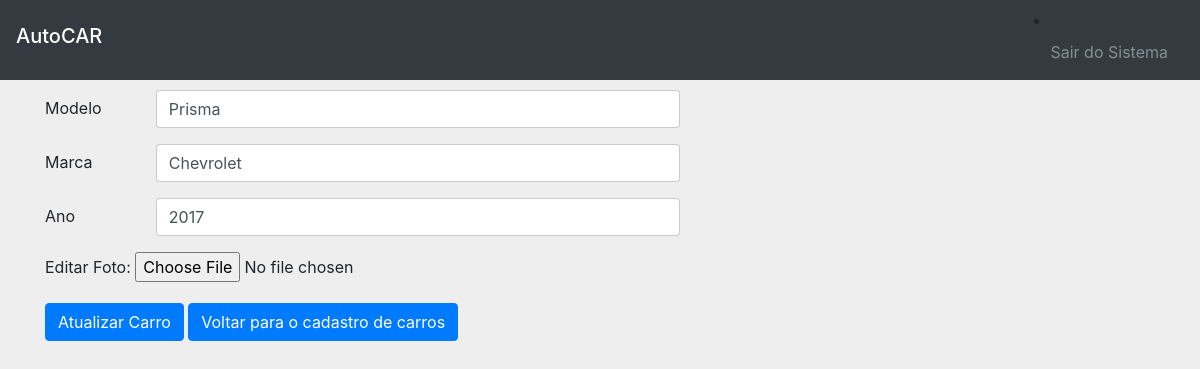
Screenshot of /editar.php?idup=11 (signed in) with the database file from the repository.
### tables this page shows
CREATE TABLE `tb_carro` (
  `id_car` int(11) NOT NULL,
  `mod_car` varchar(150) NOT NULL,
  `marca_car` varchar(150) NOT NULL,
  `ano_car` varchar(10) NOT NULL,
  `foto_car` varchar(250) DEFAULT NULL
);

### editar.php (the view, shortened to what this page needs)
<!DOCTYPE html>
<html lang="en">
  <head>
    <link href="css/bootstrap.min.css" rel="stylesheet">
    <link href="css/signin.css" rel="stylesheet">
  </head>
  <body>
  <nav class="navbar navbar-expand-md navbar-dark bg-dark fixed-top">
      <h5 class="navbar-brand">AutoCAR</h5>
      <div class="collapse navbar-collapse" id="navbarsExampleDefault">
        <form class="form-inline my-2 my-lg-0">
        <li class="nav-item">
            <a class="nav-link disabled" href="?sair" onclick="return confirm('Deseja realmente sair do sistema?')">Sair do Sistema</a>
          </li>
        </form>
      </div>
    </nav>
    <?php
      include ('config/conect.php');
      $id = filter_input(INPUT_GET,'idup',FILTER_DEFAULT);
      $select='SELECT * FROM tb_carro WHERE id_car=:id';
      try{
        $result = $con->prepare($select);
        $result->bindParam(':id',$id,PDO::PARAM_INT);
        $result->execute();
        $contar = $result-> rowCount();
        if ($contar > 0) {
          while ($show = $result->FETCH(PDO::FETCH_OBJ)) {
             $modelo = $show->mod_car;
             $marca = $show->marca_car;
             $ano = $show->ano_car;
           }
         }else{
          echo '<div class="alert alert-danger"><strong>Aviso!</strong> Não há dados com o id (parametro) informado :(</div>';
         }
      }catch(PDOException $e){
        echo "<b>Erro de select no PDO</b> ".$e->getMessage();
      }
        ?>
    <div class="container" style="margin-top: 50px;">
    <div class="row">
      <div class="col-7">
          <form role="form" action="" method="post" enctype="multipart/form-data">
    <div class="form-group row">
      <label for="modelo" class="col-sm-2 col-form-label">Modelo</label>
      <div class="col-sm-10">
      <input required type="text" name="modelo" class="form-control" id="modelo" value="<?php echo $modelo?>">
      </div>
    </div>
    <div class="form-group row">
      <label for="marca" class="col-sm-2 col-form-label">Marca</label>
      <div class="col-sm-10">
        <input type="text" name="marca" class="form-control" id="marca" value="<?php echo $marca?>">
      </div>
    </div>
    <div class="form-group row">
      <label for="ano" class="col-sm-2 col-form-label">Ano</label>
      <div class="col-sm-10">
        <input type="text" name="ano" class="form-control" id="ano" value="<?php echo $ano?>">
      </div>
    </div>
    <div class="form-group">
                  <label for="CadFoto">Editar Foto:</label>
                  <input type="file" id="CadFoto" name="img[]">
                </div>
    <div class="form-group row">
      <div class="col-sm-10">
        <button name="upCarro" type="submit" class="btn btn-primary">Atualizar Carro</button>
        <a href="home.php" class="btn bt-lg btn-primary"> Voltar para o cadastro de carros</a>
      </div>
    </div>
  </form>
      </div>
    </div>
    </div>
  </body>
</html>

### css/signin.css (style rules this page uses)
body { padding-top: 40px; padding-bottom: 40px; background-color: #eee; }

### rows the page displays
tb_carro: modelo "Prisma", marca "Chevrolet", ano "2017"
